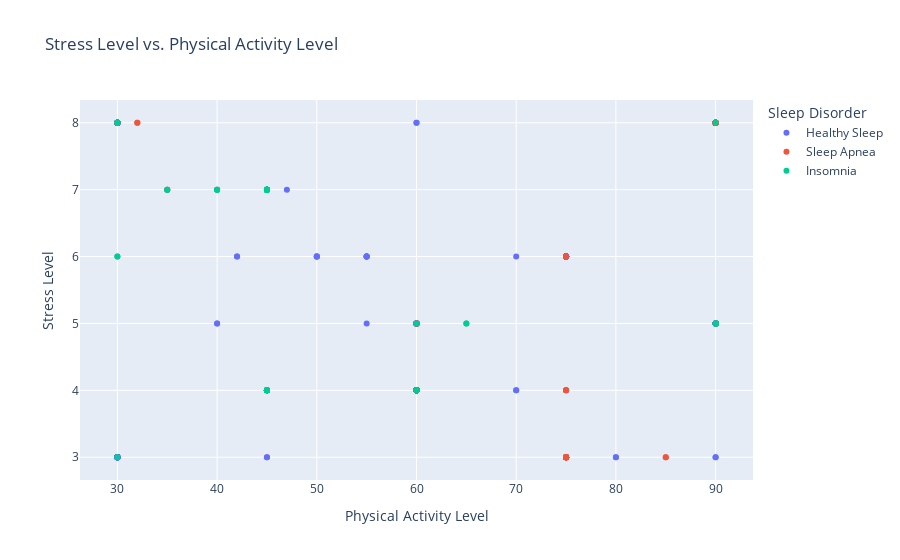

The code cell stored with this chart in its notebook:
### Code cell
# Membuat scatter plot antara 'Physical Activity Level' dan 'Stress Level' berdasarkan 'Sleep Disorder'
fig = px.scatter(data, x='Physical Activity Level', y='Stress Level', color='Sleep Disorder',
                 title='Stress Level vs. Physical Activity Level',
                 labels={'Physical Activity Level': 'Physical Activity Level', 'Stress Level': 'Stress Level'})
fig.show()

### Figure 1 — Plotly figure (JSON) as saved in the notebook; plotly's stock layout.template omitted (floating-point values rounded to 4 significant figures; data arrays with more than 128 entries replaced by an {"elided": "..."} marker saying what was removed)
{"data": [{"hovertemplate": "Sleep Disorder=Healthy Sleep<br>Physical Activity Level=%{x}<br>Stress Level=%{y}<extra></extra>", "legendgroup": "Healthy Sleep", "marker": {"color": "#636efa", "symbol": "circle"}, "mode": "markers", "name": "Healthy Sleep", "orientation": "v", "showlegend": true, "type": "scatter", "x": {"elided": "219 int values"}, "xaxis": "x", "y": {"elided": "219 int values"}, "yaxis": "y"}, {"hovertemplate": "Sleep Disorder=Sleep Apnea<br>Physical Activity Level=%{x}<br>Stress Level=%{y}<extra></extra>", "legendgroup": "Sleep Apnea", "marker": {"color": "#EF553B", "symbol": "circle"}, "mode": "markers", "name": "Sleep Apnea", "orientation": "v", "showlegend": true, "type": "scatter", "x": [30, 30, 40, 30, 35, 75, 32, 32, 60, 35, 60, 60, 60, 45, 45, 90, 45, 90, 90, 90, 90, 90, 90, 90, 90, 90, 85, 85, 90, 90, 90, 90, 90, 90, 90, 90, 90, 90, 90, 90, 90, 90, 90, 90, 90, 90, 90, 90, 75, 75, 75, 75, 75, 75, 75, 75, 75, 75, 75, 75, 75, 75, 75, 75, 75, 75, 75, 75, 75, 75, 75, 75, 75, 75, 75, 75, 75, 75], "xaxis": "x", "y": [8, 8, 7, 8, 7, 6, 8, 8, 5, 7, 4, 5, 5, 7, 7, 5, 7, 8, 8, 8, 8, 8, 8, 8, 8, 8, 3, 3, 8, 8, 8, 8, 8, 8, 8, 8, 8, 8, 8, 8, 8, 8, 8, 8, 8, 8, 8, 8, 4, 4, 3, 3, 3, 3, 3, 3, 3, 3, 3, 3, 3, 3, 3, 3, 3, 3, 3, 3, 3, 3, 3, 3, 3, 3, 3, 3, 3, 3], "yaxis": "y"}, {"hovertemplate": "Sleep Disorder=Insomnia<br>Physical Activity Level=%{x}<br>Stress Level=%{y}<extra></extra>", "legendgroup": "Insomnia", "marker": {"color": "#00cc96", "symbol": "circle"}, "mode": "markers", "name": "Insomnia", "orientation": "v", "showlegend": true, "type": "scatter", "x": [30, 40, 40, 35, 30, 60, 35, 60, 40, 90, 45, 45, 45, 45, 45, 45, 45, 45, 45, 45, 45, 45, 45, 45, 45, 45, 90, 90, 45, 45, 45, 45, 45, 45, 45, 45, 45, 45, 45, 45, 45, 45, 45, 45, 45, 45, 45, 45, 45, 45, 45, 45, 45, 45, 45, 45, 30, 30, 45, 45, 45, 45, 45, 45, 45, 45, 45, 65, 65, 90, 45, 45, 45, 45, 45, 45, 30], "xaxis": "x", "y": [8, 7, 7, 7, 8, 4, 7, 5, 7, 5, 7, 4, 7, 4, 7, 4, 7, 7, 7, 7, 7, 7, 7, 7, 7, 7, 5, 5, 4, 7, 7, 7, 4, 7, 4, 7, 4, 7, 4, 7, 4, 7, 4, 7, 7, 4, 7, 7, 4, 7, 7, 4, 7, 4, 7, 7, 6, 6, 4, 4, 4, 4, 4, 4, 4, 4, 4, 5, 5, 8, 7, 7, 7, 7, 7, 7, 3], "yaxis": "y"}], "layout": {"legend": {"title": {"text": "Sleep Disorder"}, "tracegroupgap": 0}, "title": {"text": "Stress Level vs. Physical Activity Level"}, "xaxis": {"anchor": "y", "domain": [0, 1], "title": {"text": "Physical Activity Level"}}, "yaxis": {"anchor": "x", "domain": [0, 1], "title": {"text": "Stress Level"}}}}
